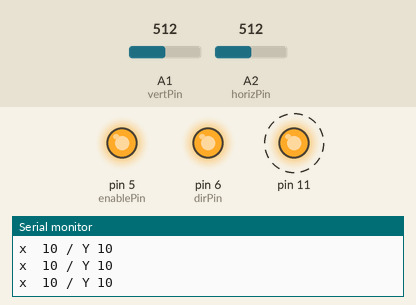
Recording of a sketch running on a simulated Arduino Uno, built with avr-gcc and run on an emulated ATmega328P. Parts: output pins drawn as LEDs (lit = HIGH), the last lines printed to the serial monitor. Dashed ring = blinking. The test bench sets the inputs (shaded band); at power-on: A1 (vertPin) = 512, A2 (horizPin) = 512.

Above: at 1.25 s.
1.3 s: A1 (vertPin) set to 738
4.3 s: A1 (vertPin) set to 763
At 4.46 s:
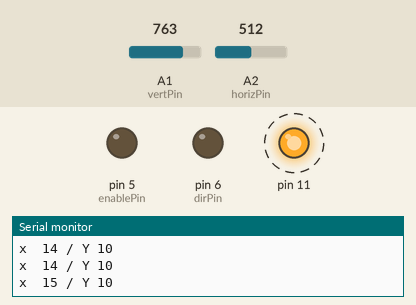
7.3 s: A1 (vertPin) set to 306
At 7.47 s:
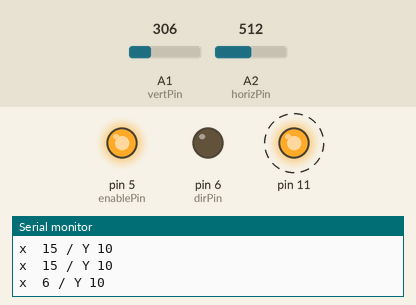
10.3 s: A1 (vertPin) set to 278
13.3 s: A1 (vertPin) set to 253
At 13.49 s:
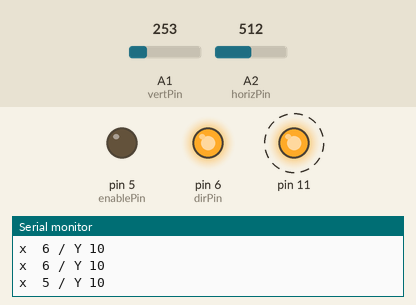
16.3 s: A1 (vertPin) set to 511
At 16.7 s:
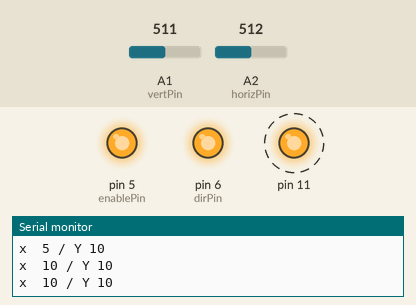
Timing chart, 0 to 20.3 s (numbered marks = the images above; inputs shaded):
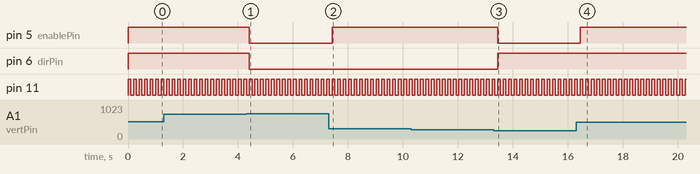

Measured:
- the behaviour switches between 753 and 754 on A1 (vertPin) (found by bisection; images 0 and 1)
- the behaviour switches between 270 and 269 on A1 (vertPin) (found by bisection; images 2 and 3)
- after the input at 4.3 s, pin 5 (enablePin), pin 6 (dirPin): HIGH → LOW after 0.12 s
- after the input at 7.3 s, pin 5 (enablePin): LOW → HIGH after 0.12 s
- after the input at 13.3 s, pin 5 (enablePin): HIGH → LOW after 0.14 s; pin 6 (dirPin): LOW → HIGH after 0.14 s
- after the input at 16.3 s, pin 5 (enablePin): LOW → HIGH after 0.15 s
- by itself, pin 11: alternates HIGH for 0.10 s and LOW for 0.10 s

The sketch:

vending.ino
```cpp
int vertPin = A1;
int horizPin = A2;
int selPin = 7;
int dirPin = 6;
int enablePin = 5;


void setup() {
  // initialize the digital pin as an output.
  // Pin 13: Arduino has an LED connected on pin 13
  // Pin 11: Teensy 2.0 has the LED on pin 11
  // Pin 6: Teensy++ 2.0 has the LED on pin 6
  pinMode(11, OUTPUT);

  pinMode(vertPin, INPUT);
  pinMode(horizPin, INPUT);
  pinMode(selPin, INPUT);
  digitalWrite(selPin, HIGH);

  pinMode(dirPin, OUTPUT);
  digitalWrite(dirPin, HIGH);

  pinMode(enablePin, OUTPUT);
  digitalWrite(enablePin, HIGH);

  Serial.begin(9600);
}

int dly = 100;

void loop() {

  int joystick_x;
  int joystick_y;
  joystick_x = map(analogRead(vertPin), 0, 1023, 1, 20);
  joystick_y = map(analogRead(horizPin), 0, 1023, 1, 20);
  Serial.print("x  ");
  Serial.print(joystick_x);
  Serial.print(" / Y ");
  Serial.println(joystick_y);

  if (joystick_x < 6) {
    digitalWrite(dirPin, HIGH);
    digitalWrite(enablePin, LOW);
  } else if (joystick_x > 14) {
    digitalWrite(dirPin, LOW);
    digitalWrite(enablePin, LOW);
  } else {
    digitalWrite(enablePin, HIGH);
  }

  //dly = max(1, 9 - abs(round(10 - joystick_x)));

  /*
  int select = digitalRead(selPin);
  if (select == 0) {
      return;
  }
  */

  digitalWrite(11, HIGH);   // set the LED on
  delay(dly);              // wait for a second
  digitalWrite(11, LOW);    // set the LED off
  delay(dly);              // wait for a second
}
```
